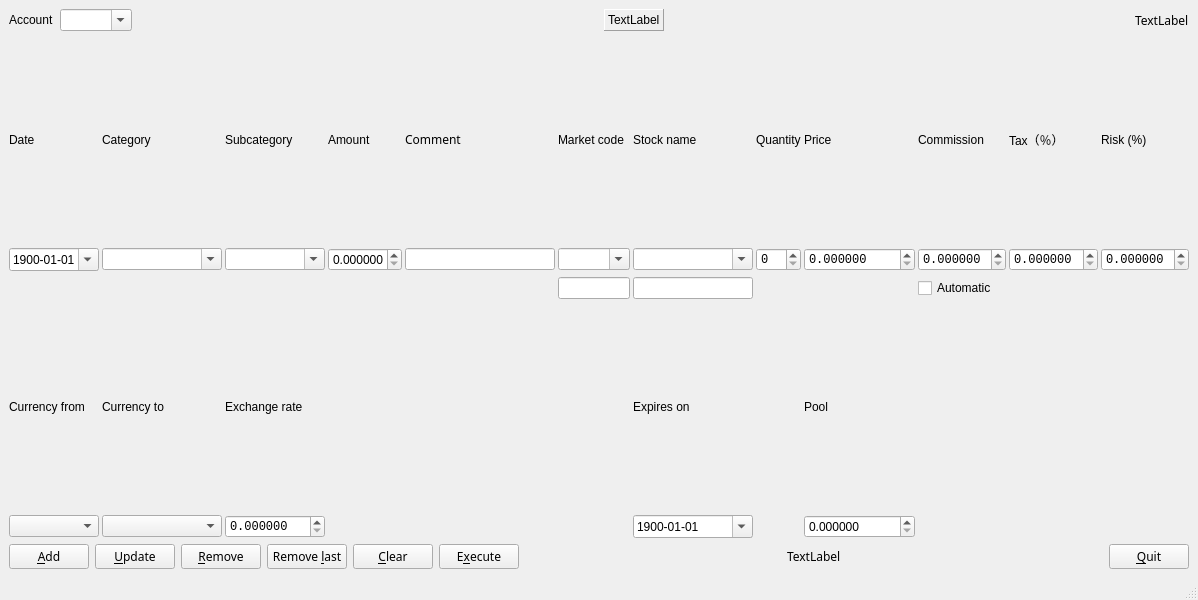
<?xml version="1.0" encoding="UTF-8"?>
<ui version="4.0">
 <class>MainWindow</class>
 <widget class="QMainWindow" name="MainWindow">
  <property name="geometry">
   <rect>
    <x>0</x>
    <y>0</y>
    <width>1198</width>
    <height>600</height>
   </rect>
  </property>
  <property name="windowTitle">
   <string>MainWindow</string>
  </property>
  <widget class="QWidget" name="centralwidget">
   <layout class="QGridLayout" name="gridLayout_2">
    <item row="0" column="0">
     <layout class="QVBoxLayout" name="verticalLayout" stretch="0,0,0,1">
      <item>
       <layout class="QGridLayout" name="gridLayout_10" rowstretch="0">
        <property name="sizeConstraint">
         <enum>QLayout::SetFixedSize</enum>
        </property>
        <item row="0" column="7">
         <spacer name="horizontalSpacer_6">
          <property name="orientation">
           <enum>Qt::Horizontal</enum>
          </property>
          <property name="sizeHint" stdset="0">
           <size>
            <width>40</width>
            <height>20</height>
           </size>
          </property>
         </spacer>
        </item>
        <item row="0" column="5">
         <widget class="QLabel" name="lbl_check">
          <property name="frameShape">
           <enum>QFrame::Panel</enum>
          </property>
          <property name="frameShadow">
           <enum>QFrame::Raised</enum>
          </property>
          <property name="text">
           <string>TextLabel</string>
          </property>
         </widget>
        </item>
        <item row="0" column="3">
         <widget class="QComboBox" name="cmb_account">
          <property name="inputMethodHints">
           <set>Qt::ImhLowercaseOnly</set>
          </property>
          <property name="editable">
           <bool>true</bool>
          </property>
         </widget>
        </item>
        <item row="0" column="8">
         <widget class="QLabel" name="lbl_infofinance">
          <property name="font">
           <font>
            <family>Envy Code R</family>
           </font>
          </property>
          <property name="text">
           <string>TextLabel</string>
          </property>
         </widget>
        </item>
        <item row="0" column="2">
         <widget class="QLabel" name="lbl_account">
          <property name="text">
           <string>Account</string>
          </property>
         </widget>
        </item>
        <item row="0" column="4">
         <spacer name="horizontalSpacer">
          <property name="orientation">
           <enum>Qt::Horizontal</enum>
          </property>
          <property name="sizeHint" stdset="0">
           <size>
            <width>40</width>
            <height>20</height>
           </size>
          </property>
         </spacer>
        </item>
       </layout>
      </item>
      <item>
       <layout class="QGridLayout" name="gridLayout">
        <property name="horizontalSpacing">
         <number>3</number>
        </property>
        <item row="0" column="0">
         <widget class="QLabel" name="lbl_date">
          <property name="text">
           <string>Date</string>
          </property>
         </widget>
        </item>
        <item row="0" column="1">
         <widget class="QLabel" name="lbl_category">
          <property name="text">
           <string>Category</string>
          </property>
         </widget>
        </item>
        <item row="0" column="2">
         <widget class="QLabel" name="lbl_subcategory">
          <property name="text">
           <string>Subcategory</string>
          </property>
         </widget>
        </item>
        <item row="0" column="3">
         <widget class="QLabel" name="lbl_amount">
          <property name="text">
           <string>Amount</string>
          </property>
         </widget>
        </item>
        <item row="0" column="4">
         <widget class="QLabel" name="lbl_comment">
          <property name="font">
           <font>
            <family>Envy Code R</family>
           </font>
          </property>
          <property name="text">
           <string>Comment</string>
          </property>
         </widget>
        </item>
        <item row="0" column="5">
         <widget class="QLabel" name="lbl_marketcode">
          <property name="text">
           <string>Market code</string>
          </property>
         </widget>
        </item>
        <item row="0" column="6">
         <widget class="QLabel" name="lbl_stockname">
          <property name="text">
           <string>Stock name</string>
          </property>
         </widget>
        </item>
        <item row="0" column="7">
         <widget class="QLabel" name="lbl_quantity">
          <property name="text">
           <string>Quantity</string>
          </property>
         </widget>
        </item>
        <item row="0" column="8">
         <widget class="QLabel" name="lbl_price">
          <property name="text">
           <string>Price</string>
          </property>
         </widget>
        </item>
        <item row="0" column="9">
         <widget class="QLabel" name="lbl_commission">
          <property name="text">
           <string>Commission</string>
          </property>
         </widget>
        </item>
        <item row="0" column="10">
         <widget class="QLabel" name="lbl_tax">
          <property name="text">
           <string>Tax（％）</string>
          </property>
         </widget>
        </item>
        <item row="0" column="11">
         <widget class="QLabel" name="lbl_risk">
          <property name="text">
           <string>Risk (%)</string>
          </property>
         </widget>
        </item>
        <item row="1" column="0">
         <widget class="QDateEdit" name="dt_date">
          <property name="minimumSize">
           <size>
            <width>90</width>
            <height>0</height>
           </size>
          </property>
          <property name="date">
           <date>
            <year>1900</year>
            <month>1</month>
            <day>1</day>
           </date>
          </property>
          <property name="displayFormat">
           <string>yyyy-MM-dd</string>
          </property>
          <property name="calendarPopup">
           <bool>true</bool>
          </property>
         </widget>
        </item>
        <item row="1" column="1">
         <widget class="QComboBox" name="cmb_category">
          <property name="minimumSize">
           <size>
            <width>120</width>
            <height>0</height>
           </size>
          </property>
          <property name="inputMethodHints">
           <set>Qt::ImhLowercaseOnly</set>
          </property>
          <property name="editable">
           <bool>true</bool>
          </property>
         </widget>
        </item>
        <item row="1" column="2">
         <widget class="QComboBox" name="cmb_subcategory">
          <property name="minimumSize">
           <size>
            <width>100</width>
            <height>0</height>
           </size>
          </property>
          <property name="maximumSize">
           <size>
            <width>16777215</width>
            <height>16777215</height>
           </size>
          </property>
          <property name="inputMethodHints">
           <set>Qt::ImhLowercaseOnly</set>
          </property>
          <property name="editable">
           <bool>true</bool>
          </property>
         </widget>
        </item>
        <item row="1" column="3">
         <widget class="QDoubleSpinBox" name="spn_amount">
          <property name="minimumSize">
           <size>
            <width>70</width>
            <height>0</height>
           </size>
          </property>
          <property name="locale">
           <locale language="C" country="AnyCountry"/>
          </property>
          <property name="decimals">
           <number>6</number>
          </property>
          <property name="maximum">
           <double>999999.999998999992386</double>
          </property>
          <property name="value">
           <double>0.000000000000000</double>
          </property>
         </widget>
        </item>
        <item row="1" column="4">
         <widget class="QLineEdit" name="txt_comment">
          <property name="enabled">
           <bool>true</bool>
          </property>
          <property name="minimumSize">
           <size>
            <width>150</width>
            <height>0</height>
           </size>
          </property>
         </widget>
        </item>
        <item row="1" column="5">
         <widget class="QComboBox" name="cmb_market_code">
          <property name="inputMethodHints">
           <set>Qt::ImhLowercaseOnly</set>
          </property>
          <property name="editable">
           <bool>true</bool>
          </property>
         </widget>
        </item>
        <item row="1" column="6">
         <widget class="QComboBox" name="cmb_stock_name">
          <property name="minimumSize">
           <size>
            <width>120</width>
            <height>0</height>
           </size>
          </property>
          <property name="inputMethodHints">
           <set>Qt::ImhLowercaseOnly</set>
          </property>
          <property name="editable">
           <bool>true</bool>
          </property>
         </widget>
        </item>
        <item row="1" column="7">
         <widget class="QSpinBox" name="spn_quantity">
          <property name="minimumSize">
           <size>
            <width>10</width>
            <height>0</height>
           </size>
          </property>
          <property name="font">
           <font>
            <family>Liberation Mono</family>
           </font>
          </property>
          <property name="locale">
           <locale language="C" country="AnyCountry"/>
          </property>
          <property name="maximum">
           <number>999999</number>
          </property>
         </widget>
        </item>
        <item row="1" column="8">
         <widget class="QDoubleSpinBox" name="spn_price">
          <property name="minimumSize">
           <size>
            <width>10</width>
            <height>0</height>
           </size>
          </property>
          <property name="font">
           <font>
            <family>Liberation Mono</family>
           </font>
          </property>
          <property name="locale">
           <locale language="C" country="AnyCountry"/>
          </property>
          <property name="decimals">
           <number>6</number>
          </property>
          <property name="maximum">
           <double>999999.999998999992386</double>
          </property>
         </widget>
        </item>
        <item row="1" column="9">
         <widget class="QDoubleSpinBox" name="spn_commission">
          <property name="minimumSize">
           <size>
            <width>10</width>
            <height>0</height>
           </size>
          </property>
          <property name="font">
           <font>
            <family>Liberation Mono</family>
           </font>
          </property>
          <property name="locale">
           <locale language="C" country="AnyCountry"/>
          </property>
          <property name="decimals">
           <number>6</number>
          </property>
          <property name="maximum">
           <double>999999.999998999992386</double>
          </property>
         </widget>
        </item>
        <item row="1" column="10">
         <widget class="QDoubleSpinBox" name="spn_tax">
          <property name="minimumSize">
           <size>
            <width>10</width>
            <height>0</height>
           </size>
          </property>
          <property name="font">
           <font>
            <family>Liberation Mono</family>
           </font>
          </property>
          <property name="locale">
           <locale language="C" country="AnyCountry"/>
          </property>
          <property name="decimals">
           <number>6</number>
          </property>
          <property name="maximum">
           <double>999999.999998999992386</double>
          </property>
         </widget>
        </item>
        <item row="1" column="11">
         <widget class="QDoubleSpinBox" name="spn_risk">
          <property name="minimumSize">
           <size>
            <width>10</width>
            <height>0</height>
           </size>
          </property>
          <property name="font">
           <font>
            <family>Liberation Mono</family>
           </font>
          </property>
          <property name="locale">
           <locale language="C" country="AnyCountry"/>
          </property>
          <property name="decimals">
           <number>6</number>
          </property>
          <property name="maximum">
           <double>999999.999998999992386</double>
          </property>
         </widget>
        </item>
        <item row="2" column="5">
         <widget class="QLineEdit" name="txt_market_description"/>
        </item>
        <item row="2" column="6">
         <widget class="QLineEdit" name="txt_stock_description"/>
        </item>
        <item row="3" column="0">
         <widget class="QLabel" name="lbl_currency_from">
          <property name="text">
           <string>Currency from</string>
          </property>
         </widget>
        </item>
        <item row="4" column="0">
         <widget class="QComboBox" name="cmb_currency_from">
          <property name="minimumSize">
           <size>
            <width>90</width>
            <height>0</height>
           </size>
          </property>
          <property name="maximumSize">
           <size>
            <width>16777215</width>
            <height>16777215</height>
           </size>
          </property>
         </widget>
        </item>
        <item row="2" column="9">
         <widget class="QCheckBox" name="chk_manual_commission">
          <property name="text">
           <string>Automatic</string>
          </property>
          <property name="checked">
           <bool>false</bool>
          </property>
         </widget>
        </item>
        <item row="3" column="6">
         <widget class="QLabel" name="lbl_expiration">
          <property name="frameShape">
           <enum>QFrame::NoFrame</enum>
          </property>
          <property name="text">
           <string>Expires on</string>
          </property>
         </widget>
        </item>
        <item row="4" column="6">
         <widget class="QDateEdit" name="dt_expiration">
          <property name="dateTime">
           <datetime>
            <hour>0</hour>
            <minute>0</minute>
            <second>0</second>
            <year>1900</year>
            <month>1</month>
            <day>1</day>
           </datetime>
          </property>
          <property name="date">
           <date>
            <year>1900</year>
            <month>1</month>
            <day>1</day>
           </date>
          </property>
          <property name="displayFormat">
           <string>yyyy-MM-dd</string>
          </property>
          <property name="calendarPopup">
           <bool>true</bool>
          </property>
         </widget>
        </item>
        <item row="4" column="8">
         <widget class="QDoubleSpinBox" name="spn_pool">
          <property name="decimals">
           <number>6</number>
          </property>
          <property name="maximum">
           <double>999999.999998999992386</double>
          </property>
         </widget>
        </item>
        <item row="3" column="8">
         <widget class="QLabel" name="lbl_pool">
          <property name="text">
           <string>Pool</string>
          </property>
         </widget>
        </item>
        <item row="3" column="2">
         <widget class="QLabel" name="lbl_exchange_rate">
          <property name="text">
           <string>Exchange rate</string>
          </property>
         </widget>
        </item>
        <item row="4" column="2">
         <widget class="QDoubleSpinBox" name="spn_exchange_rate">
          <property name="minimumSize">
           <size>
            <width>10</width>
            <height>0</height>
           </size>
          </property>
          <property name="font">
           <font>
            <family>Liberation Mono</family>
           </font>
          </property>
          <property name="locale">
           <locale language="C" country="AnyCountry"/>
          </property>
          <property name="decimals">
           <number>6</number>
          </property>
          <property name="maximum">
           <double>999999.999998999992386</double>
          </property>
         </widget>
        </item>
        <item row="3" column="1">
         <widget class="QLabel" name="lbl_currency_to">
          <property name="text">
           <string>Currency to</string>
          </property>
         </widget>
        </item>
        <item row="4" column="1">
         <widget class="QComboBox" name="cmb_currency_to"/>
        </item>
       </layout>
      </item>
      <item>
       <layout class="QGridLayout" name="gridLayout_6">
        <item row="0" column="4">
         <widget class="QPushButton" name="btn_clear">
          <property name="font">
           <font>
            <family>Envy Code R</family>
           </font>
          </property>
          <property name="text">
           <string>&amp;Clear</string>
          </property>
         </widget>
        </item>
        <item row="0" column="6">
         <spacer name="horizontalSpacer_5">
          <property name="orientation">
           <enum>Qt::Horizontal</enum>
          </property>
          <property name="sizeHint" stdset="0">
           <size>
            <width>40</width>
            <height>20</height>
           </size>
          </property>
         </spacer>
        </item>
        <item row="0" column="9">
         <widget class="QPushButton" name="btn_exit">
          <property name="font">
           <font>
            <family>Envy Code R</family>
           </font>
          </property>
          <property name="text">
           <string>&amp;Quit</string>
          </property>
         </widget>
        </item>
        <item row="0" column="0">
         <widget class="QPushButton" name="btn_add">
          <property name="font">
           <font>
            <family>Envy Code R</family>
           </font>
          </property>
          <property name="text">
           <string>&amp;Add</string>
          </property>
         </widget>
        </item>
        <item row="0" column="5">
         <widget class="QPushButton" name="btn_execute">
          <property name="font">
           <font>
            <family>Envy Code R</family>
           </font>
          </property>
          <property name="text">
           <string>E&amp;xecute</string>
          </property>
         </widget>
        </item>
        <item row="0" column="7">
         <widget class="QLabel" name="lbl_infodetails">
          <property name="font">
           <font>
            <family>Envy Code R</family>
           </font>
          </property>
          <property name="text">
           <string>TextLabel</string>
          </property>
         </widget>
        </item>
        <item row="0" column="1">
         <widget class="QPushButton" name="btn_update">
          <property name="font">
           <font>
            <family>Envy Code R</family>
           </font>
          </property>
          <property name="text">
           <string>&amp;Update</string>
          </property>
         </widget>
        </item>
        <item row="0" column="2">
         <widget class="QPushButton" name="btn_remove">
          <property name="font">
           <font>
            <family>Envy Code R</family>
           </font>
          </property>
          <property name="text">
           <string>&amp;Remove</string>
          </property>
         </widget>
        </item>
        <item row="0" column="3">
         <widget class="QPushButton" name="btn_removelast">
          <property name="font">
           <font>
            <family>Envy Code R</family>
           </font>
          </property>
          <property name="text">
           <string>Remove &amp;last</string>
          </property>
         </widget>
        </item>
        <item row="0" column="8">
         <spacer name="horizontalSpacer_10">
          <property name="orientation">
           <enum>Qt::Horizontal</enum>
          </property>
          <property name="sizeHint" stdset="0">
           <size>
            <width>40</width>
            <height>20</height>
           </size>
          </property>
         </spacer>
        </item>
       </layout>
      </item>
      <item>
       <layout class="QVBoxLayout" name="vl_table">
        <property name="sizeConstraint">
         <enum>QLayout::SetFixedSize</enum>
        </property>
       </layout>
      </item>
     </layout>
    </item>
   </layout>
  </widget>
  <widget class="QStatusBar" name="statusbar"/>
 </widget>
 <tabstops>
  <tabstop>dt_date</tabstop>
  <tabstop>cmb_category</tabstop>
  <tabstop>cmb_subcategory</tabstop>
  <tabstop>spn_amount</tabstop>
  <tabstop>txt_comment</tabstop>
  <tabstop>cmb_market_code</tabstop>
  <tabstop>cmb_stock_name</tabstop>
  <tabstop>spn_quantity</tabstop>
  <tabstop>spn_price</tabstop>
  <tabstop>spn_commission</tabstop>
  <tabstop>chk_manual_commission</tabstop>
  <tabstop>spn_tax</tabstop>
  <tabstop>spn_risk</tabstop>
  <tabstop>txt_market_description</tabstop>
  <tabstop>txt_stock_description</tabstop>
  <tabstop>dt_expiration</tabstop>
  <tabstop>cmb_currency_from</tabstop>
  <tabstop>btn_add</tabstop>
  <tabstop>btn_update</tabstop>
  <tabstop>btn_remove</tabstop>
  <tabstop>btn_removelast</tabstop>
  <tabstop>btn_clear</tabstop>
  <tabstop>btn_execute</tabstop>
  <tabstop>btn_exit</tabstop>
 </tabstops>
 <resources/>
 <connections/>
</ui>
